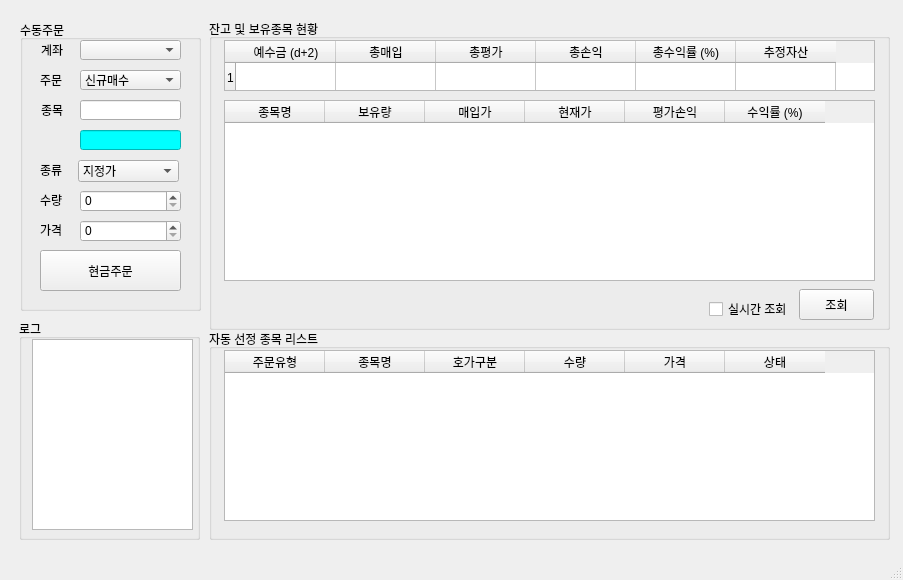
<?xml version="1.0" encoding="UTF-8"?>
<ui version="4.0">
 <class>MainWindow</class>
 <widget class="QMainWindow" name="MainWindow">
  <property name="geometry">
   <rect>
    <x>0</x>
    <y>0</y>
    <width>903</width>
    <height>580</height>
   </rect>
  </property>
  <property name="windowTitle">
   <string>PyTrader v0.5</string>
  </property>
  <widget class="QWidget" name="centralwidget">
   <widget class="QGroupBox" name="groupBox">
    <property name="geometry">
     <rect>
      <x>20</x>
      <y>20</y>
      <width>181</width>
      <height>291</height>
     </rect>
    </property>
    <property name="title">
     <string>수동주문</string>
    </property>
    <widget class="QComboBox" name="comboBox_3">
     <property name="geometry">
      <rect>
       <x>58</x>
       <y>140</y>
       <width>101</width>
       <height>22</height>
      </rect>
     </property>
     <item>
      <property name="text">
       <string>지정가</string>
      </property>
     </item>
     <item>
      <property name="text">
       <string>시장가</string>
      </property>
     </item>
    </widget>
    <widget class="QLabel" name="label_6">
     <property name="geometry">
      <rect>
       <x>20</x>
       <y>200</y>
       <width>31</width>
       <height>20</height>
      </rect>
     </property>
     <property name="text">
      <string>가격</string>
     </property>
    </widget>
    <widget class="QLabel" name="label_5">
     <property name="geometry">
      <rect>
       <x>20</x>
       <y>170</y>
       <width>31</width>
       <height>20</height>
      </rect>
     </property>
     <property name="text">
      <string>수량</string>
     </property>
    </widget>
    <widget class="QLabel" name="label_4">
     <property name="geometry">
      <rect>
       <x>20</x>
       <y>140</y>
       <width>31</width>
       <height>20</height>
      </rect>
     </property>
     <property name="text">
      <string>종류</string>
     </property>
    </widget>
    <widget class="QLineEdit" name="codeNameLineEdit">
     <property name="geometry">
      <rect>
       <x>60</x>
       <y>110</y>
       <width>101</width>
       <height>20</height>
      </rect>
     </property>
     <property name="styleSheet">
      <string notr="true">background-color: rgb(0, 255, 255);</string>
     </property>
    </widget>
    <widget class="QSpinBox" name="qtySpinBox">
     <property name="geometry">
      <rect>
       <x>60</x>
       <y>170</y>
       <width>101</width>
       <height>22</height>
      </rect>
     </property>
     <property name="maximum">
      <number>100</number>
     </property>
    </widget>
    <widget class="QSpinBox" name="priceSpinBox">
     <property name="geometry">
      <rect>
       <x>60</x>
       <y>200</y>
       <width>101</width>
       <height>22</height>
      </rect>
     </property>
     <property name="maximum">
      <number>5000</number>
     </property>
     <property name="singleStep">
      <number>50</number>
     </property>
    </widget>
    <widget class="QPushButton" name="orderBtn">
     <property name="geometry">
      <rect>
       <x>20</x>
       <y>230</y>
       <width>141</width>
       <height>41</height>
      </rect>
     </property>
     <property name="text">
      <string>현금주문</string>
     </property>
    </widget>
    <widget class="QLineEdit" name="codeLineEdit">
     <property name="geometry">
      <rect>
       <x>60</x>
       <y>80</y>
       <width>101</width>
       <height>20</height>
      </rect>
     </property>
    </widget>
    <widget class="QLabel" name="label_3">
     <property name="geometry">
      <rect>
       <x>21</x>
       <y>80</y>
       <width>31</width>
       <height>20</height>
      </rect>
     </property>
     <property name="text">
      <string>종목</string>
     </property>
    </widget>
    <widget class="QLabel" name="label_2">
     <property name="geometry">
      <rect>
       <x>20</x>
       <y>50</y>
       <width>31</width>
       <height>20</height>
      </rect>
     </property>
     <property name="text">
      <string>주문</string>
     </property>
    </widget>
    <widget class="QComboBox" name="orderTypeComboBox">
     <property name="geometry">
      <rect>
       <x>60</x>
       <y>50</y>
       <width>101</width>
       <height>20</height>
      </rect>
     </property>
     <item>
      <property name="text">
       <string>신규매수</string>
      </property>
     </item>
     <item>
      <property name="text">
       <string>신규매도</string>
      </property>
     </item>
     <item>
      <property name="text">
       <string>매수취소</string>
      </property>
     </item>
     <item>
      <property name="text">
       <string>매도취소</string>
      </property>
     </item>
    </widget>
    <widget class="QComboBox" name="accountComboBox">
     <property name="geometry">
      <rect>
       <x>60</x>
       <y>20</y>
       <width>101</width>
       <height>20</height>
      </rect>
     </property>
    </widget>
    <widget class="QLabel" name="label">
     <property name="geometry">
      <rect>
       <x>21</x>
       <y>20</y>
       <width>31</width>
       <height>20</height>
      </rect>
     </property>
     <property name="text">
      <string>계좌</string>
     </property>
    </widget>
   </widget>
   <widget class="QGroupBox" name="groupBox_2">
    <property name="geometry">
     <rect>
      <x>209</x>
      <y>19</y>
      <width>681</width>
      <height>311</height>
     </rect>
    </property>
    <property name="title">
     <string>잔고 및 보유종목 현황</string>
    </property>
    <widget class="QTableWidget" name="accountEvaluationTable">
     <property name="geometry">
      <rect>
       <x>15</x>
       <y>21</y>
       <width>651</width>
       <height>51</height>
      </rect>
     </property>
     <property name="rowCount">
      <number>1</number>
     </property>
     <row/>
     <column>
      <property name="text">
       <string>예수금 (d+2)</string>
      </property>
     </column>
     <column>
      <property name="text">
       <string>총매입</string>
      </property>
     </column>
     <column>
      <property name="text">
       <string>총평가</string>
      </property>
     </column>
     <column>
      <property name="text">
       <string>총손익</string>
      </property>
     </column>
     <column>
      <property name="text">
       <string>총수익률 (%)</string>
      </property>
     </column>
     <column>
      <property name="text">
       <string>추정자산</string>
      </property>
     </column>
    </widget>
    <widget class="QTableWidget" name="stocksTable">
     <property name="geometry">
      <rect>
       <x>15</x>
       <y>81</y>
       <width>651</width>
       <height>181</height>
      </rect>
     </property>
     <column>
      <property name="text">
       <string>종목명</string>
      </property>
     </column>
     <column>
      <property name="text">
       <string>보유량</string>
      </property>
     </column>
     <column>
      <property name="text">
       <string>매입가</string>
      </property>
     </column>
     <column>
      <property name="text">
       <string>현재가</string>
      </property>
     </column>
     <column>
      <property name="text">
       <string>평가손익</string>
      </property>
     </column>
     <column>
      <property name="text">
       <string>수익률 (%)</string>
      </property>
     </column>
    </widget>
    <widget class="QCheckBox" name="realtimeCheckBox">
     <property name="geometry">
      <rect>
       <x>500</x>
       <y>280</y>
       <width>81</width>
       <height>20</height>
      </rect>
     </property>
     <property name="text">
      <string>실시간 조회</string>
     </property>
    </widget>
    <widget class="QPushButton" name="inquiryBtn">
     <property name="geometry">
      <rect>
       <x>590</x>
       <y>270</y>
       <width>75</width>
       <height>31</height>
      </rect>
     </property>
     <property name="text">
      <string>조회</string>
     </property>
    </widget>
   </widget>
   <widget class="QGroupBox" name="groupBox_3">
    <property name="geometry">
     <rect>
      <x>209</x>
      <y>329</y>
      <width>681</width>
      <height>211</height>
     </rect>
    </property>
    <property name="title">
     <string>자동 선정 종목 리스트</string>
    </property>
    <widget class="QTableWidget" name="automatedStocksTable">
     <property name="geometry">
      <rect>
       <x>15</x>
       <y>21</y>
       <width>651</width>
       <height>171</height>
      </rect>
     </property>
     <column>
      <property name="text">
       <string>주문유형</string>
      </property>
     </column>
     <column>
      <property name="text">
       <string>종목명</string>
      </property>
     </column>
     <column>
      <property name="text">
       <string>호가구분</string>
      </property>
     </column>
     <column>
      <property name="text">
       <string>수량</string>
      </property>
     </column>
     <column>
      <property name="text">
       <string>가격</string>
      </property>
     </column>
     <column>
      <property name="text">
       <string>상태</string>
      </property>
     </column>
    </widget>
   </widget>
   <widget class="QGroupBox" name="groupBox_4">
    <property name="geometry">
     <rect>
      <x>19</x>
      <y>319</y>
      <width>181</width>
      <height>221</height>
     </rect>
    </property>
    <property name="title">
     <string>로그</string>
    </property>
    <widget class="QTextEdit" name="logTextEdit">
     <property name="geometry">
      <rect>
       <x>13</x>
       <y>20</y>
       <width>161</width>
       <height>191</height>
      </rect>
     </property>
    </widget>
   </widget>
  </widget>
  <widget class="QMenuBar" name="menubar">
   <property name="geometry">
    <rect>
     <x>0</x>
     <y>0</y>
     <width>903</width>
     <height>21</height>
    </rect>
   </property>
  </widget>
  <widget class="QStatusBar" name="statusbar"/>
 </widget>
 <resources/>
 <connections/>
</ui>
